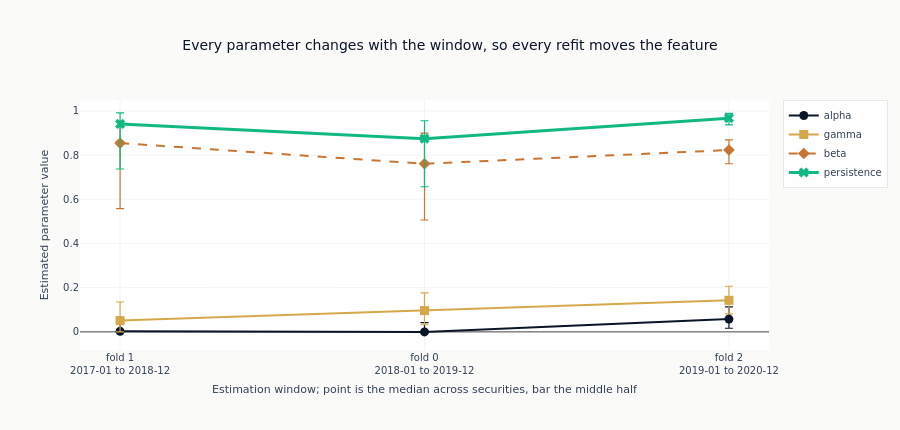

The notebook cell saved with this chart:
### Markdown cell above
## D. Fit stability across folds

The whole method rests on re-estimating at every fold boundary, and that is only worth its cost
if the estimates actually move. If the same parameters come back fold after fold, the refit
bought nothing and one estimation would have done. If they swing, then the feature carries
whatever the estimation window happened to contain as much as it carries anything about the
share, and a reader should treat it accordingly - and a consumer must join on the fold, because
the same date and security carry a different value depending on which window produced it.

Persistence is the summary to read, and it is the sum of the other three: $\alpha + \gamma/2 +
\beta$. A value near one means a shock to volatility decays slowly, so today's variance says
something about tomorrow's - which is the property that makes a conditional volatility worth
forecasting at all. A value near zero would mean the model has nothing to carry forward and the
forecast is close to a constant.

### F3. Fit stability across folds

One line per estimated parameter, the windows in the order they run. The point is drawn at the
median across securities and the bar spans the middle half of them, so a line that stays flat
says the securities as a group were estimated the same way in every window and a line that moves
says they were not. All four parameters are dimensionless and bounded the same way, so they
share an axis. Persistence is not one of the four inputs to the model; it is the sum of the
other three and is drawn beside them because it is the quantity that says how long a shock
lasts.

### Code cell
ordered_folds = sorted(splits, key=lambda row: row["fit_start"])
axis_labels = [
    f"fold {row['fold']}<br>{row['fit_start'][:7]} to {row['fit_end'][:7]}" for row in ordered_folds
]
# Each line carries its own dash pattern and marker as well as its colour, so the four stay
# separable in a monochrome print and for a reader who cannot distinguish two of them.
parameter_colours = ml4t_palette(4, categorical=True)
styles = [
    ("alpha", parameter_colours[0], "solid", "circle", 2),
    ("gamma", parameter_colours[1], "solid", "square", 2),
    ("beta", parameter_colours[2], "dash", "diamond", 2),
    ("persistence", parameter_colours[3], "solid", "x", 3),
]
fig = go.Figure()
for name, colour, dash, marker, width in styles:
    medians, lower, upper = [], [], []
    for row in ordered_folds:
        column = parameters.filter(pl.col("fold") == row["fold"])[name]
        medians.append(column.median())
        lower.append(column.median() - column.quantile(0.25))
        upper.append(column.quantile(0.75) - column.median())
    fig.add_scatter(
        x=axis_labels,
        y=medians,
        error_y=dict(type="data", symmetric=False, array=upper, arrayminus=lower, thickness=1.2),
        mode="lines+markers",
        name=name,
        line=dict(color=colour, width=width, dash=dash),
        marker=dict(size=9, symbol=marker),
    )
fig.update_layout(
    title="Every parameter changes with the window, so every refit moves the feature",
    xaxis_title="Estimation window; point is the median across securities, bar the middle half",
    yaxis_title="Estimated parameter value",
    height=430,
)
show_plotly_with_alt(
    fig,
    "Four series against the three estimation windows in the order they run, each drawn at the "
    "median across securities with a bar spanning the middle half. Persistence is highest "
    "throughout, near 0.94 on the first window, dipping to about 0.87 on the second and rising "
    "to about 0.97 on the third. Beta tracks just below it and moves the same way, from about "
    "0.85 down to 0.76 and back to 0.82. Gamma rises steadily across the three windows from "
    "about 0.05 to about 0.14, and alpha sits near zero on the first two windows before rising "
    "to about 0.06 on the third. The middle-half bars are widest on beta and persistence and "
    "narrow on alpha and gamma. No series is flat across the three windows.",
)

### Figure 1 — Plotly figure (JSON) as saved in the notebook; plotly's stock layout.template omitted (floating-point values rounded to 4 significant figures)
{"data": [{"error_y": {"array": [0.05723, 0.04183, 0.05484], "arrayminus": [0.002269, 2.638e-09, 0.04159], "symmetric": false, "thickness": 1.2, "type": "data"}, "line": {"color": "#0a1628", "dash": "solid", "width": 2}, "marker": {"size": 9, "symbol": "circle"}, "mode": "lines+markers", "name": "alpha", "type": "scatter", "x": ["fold 1<br>2017-01 to 2018-12", "fold 0<br>2018-01 to 2019-12", "fold 2<br>2019-01 to 2020-12"], "y": [0.002269, 2.638e-09, 0.05796]}, {"error_y": {"array": [0.08401, 0.0798, 0.06374], "arrayminus": [0.05117, 0.06416, 0.06143], "symmetric": false, "thickness": 1.2, "type": "data"}, "line": {"color": "#D4A84B", "dash": "solid", "width": 2}, "marker": {"size": 9, "symbol": "square"}, "mode": "lines+markers", "name": "gamma", "type": "scatter", "x": ["fold 1<br>2017-01 to 2018-12", "fold 0<br>2018-01 to 2019-12", "fold 2<br>2019-01 to 2020-12"], "y": [0.05117, 0.09645, 0.1428]}, {"error_y": {"array": [0.09925, 0.1385, 0.04577], "arrayminus": [0.2963, 0.2544, 0.06222], "symmetric": false, "thickness": 1.2, "type": "data"}, "line": {"color": "#C87533", "dash": "dash", "width": 2}, "marker": {"size": 9, "symbol": "diamond"}, "mode": "lines+markers", "name": "beta", "type": "scatter", "x": ["fold 1<br>2017-01 to 2018-12", "fold 0<br>2018-01 to 2019-12", "fold 2<br>2019-01 to 2020-12"], "y": [0.8542, 0.7607, 0.8229]}, {"error_y": {"array": [0.05013, 0.08097, 0.0216], "arrayminus": [0.2038, 0.2176, 0.03097], "symmetric": false, "thickness": 1.2, "type": "data"}, "line": {"color": "#10b981", "dash": "solid", "width": 3}, "marker": {"size": 9, "symbol": "x"}, "mode": "lines+markers", "name": "persistence", "type": "scatter", "x": ["fold 1<br>2017-01 to 2018-12", "fold 0<br>2018-01 to 2019-12", "fold 2<br>2019-01 to 2020-12"], "y": [0.9408, 0.8744, 0.9673]}], "layout": {"height": 430, "title": {"text": "Every parameter changes with the window, so every refit moves the feature"}, "xaxis": {"title": {"text": "Estimation window; point is the median across securities, bar the middle half"}}, "yaxis": {"title": {"text": "Estimated parameter value"}}}}
